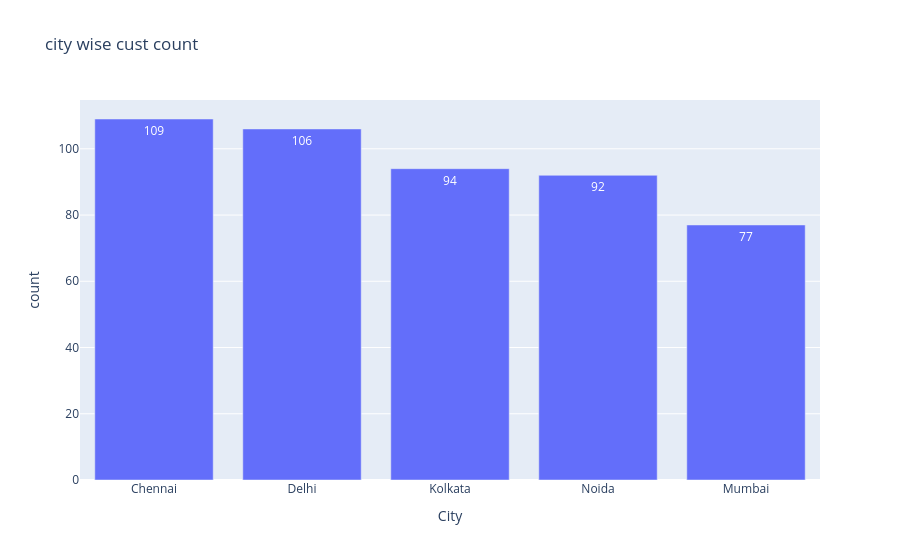

The notebook cell saved with this chart:
### Code cell
fig=px.bar(data_frame=q2,x ='City',y='count',text ='count',
           title='city wise cust count')
fig.show()

### Figure 1 — Plotly figure (JSON) as saved in the notebook; plotly's stock layout.template omitted (floating-point values rounded to 4 significant figures)
{"data": [{"alignmentgroup": "True", "hovertemplate": "City=%{x}<br>count=%{text}<extra></extra>", "legendgroup": "", "marker": {"color": "#636efa", "pattern": {"shape": ""}}, "name": "", "offsetgroup": "", "orientation": "v", "showlegend": false, "text": [109, 106, 94, 92, 77], "textposition": "auto", "type": "bar", "x": ["Chennai", "Delhi", "Kolkata", "Noida", "Mumbai"], "xaxis": "x", "y": [109, 106, 94, 92, 77], "yaxis": "y"}], "layout": {"autosize": true, "barmode": "relative", "legend": {"tracegroupgap": 0}, "title": {"text": "city wise cust count"}, "xaxis": {"anchor": "y", "autorange": true, "domain": [0, 1], "range": [-0.5, 4.5], "title": {"text": "City"}, "type": "category"}, "yaxis": {"anchor": "x", "autorange": true, "domain": [0, 1], "range": [0, 114.7], "title": {"text": "count"}, "type": "linear"}}}
